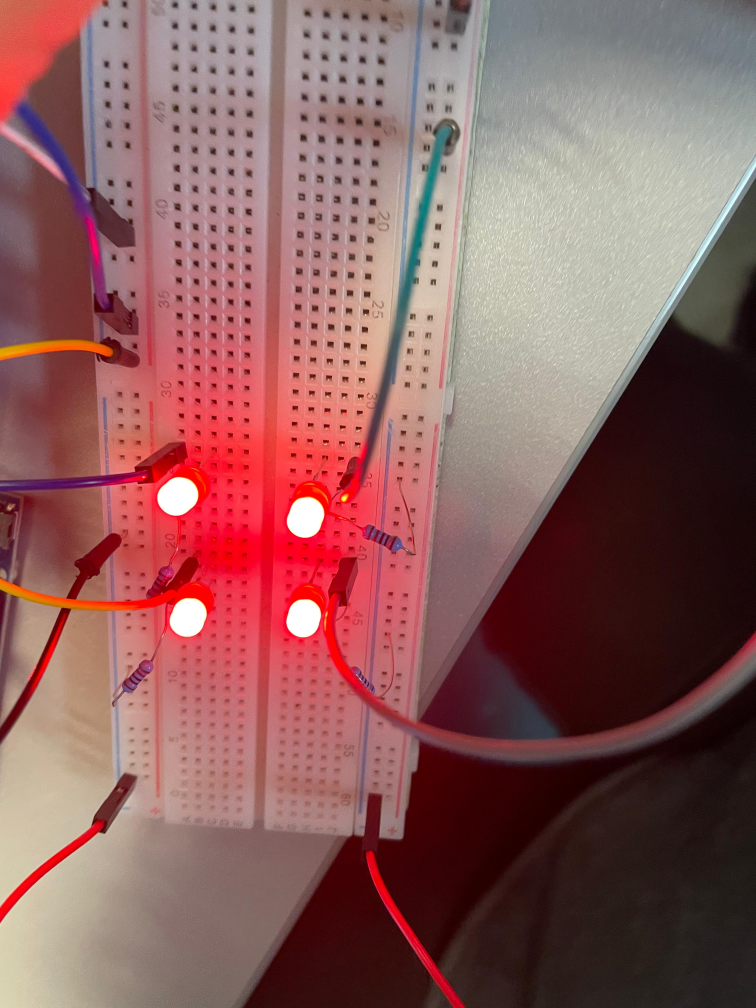
#> input picture trash/pnp/test4leds.jpeg, 3024 x 4032 px (shown at 1/4 size)
$ python seg3.py
#> lines starting #> are read from the running program, lines starting #| are printed output that depends on the picture; after the words box and inside, x2 and y2 are one past the last pixel; in counts of white or black regions, pixels touching at a corner belong together
import cv2
import numpy as np

img = cv2.imread('pnp/test4leds.jpeg', cv2.IMREAD_COLOR)
#> img is the input picture: shape (4032, 3024, 3); mean B, G, R 93, 94, 139

# Get the dimensions of the image
height, width = img.shape[:2]
#> height = 4032; width = 3024

# Define the maximum width and height for display (e.g., 800x600)
max_width = 800
max_height = 600

# Calculate the scaling factor to maintain the aspect ratio
scaling_factor = min(max_width / width, max_height / height)
#> scaling_factor = 0.149

# Resize the image using the scaling factor
resized_image = cv2.resize(img, (int(width * scaling_factor), int(height * scaling_factor)))
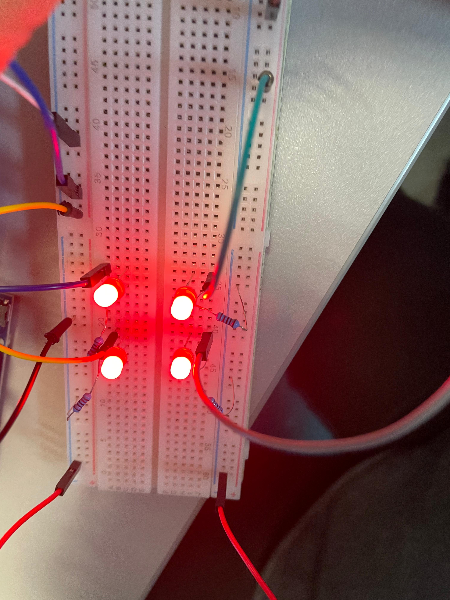
#> resized_image: shape (600, 450, 3); mean B, G, R 92.9, 93.9, 138.8

# It converts the BGR color space of image to HSV color space
hsv = cv2.cvtColor(resized_image, cv2.COLOR_BGR2HSV)
#> hsv: shape (600, 450, 3); mean H, S, V 80.6, 104.4, 139.8

# Threshold of blue in HSV space
lower_blue = np.array([60, 35, 140])
upper_blue = np.array([180, 255, 255])

# preparing the mask to overlay
mask = cv2.inRange(hsv, lower_blue, upper_blue)
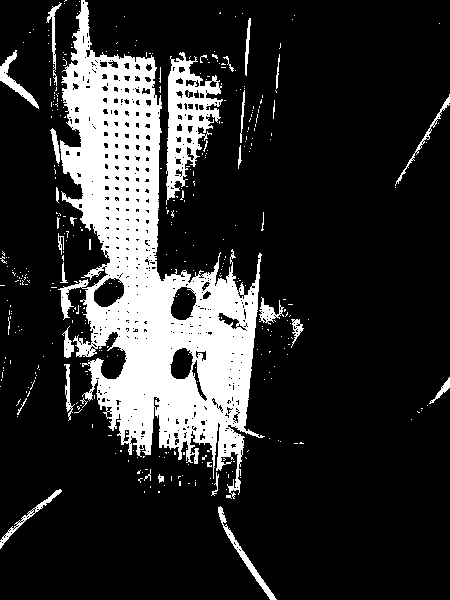
#> mask: shape (600, 450); 18.3% white; 395 white regions (362 under 20 px), largest, box (x1, y1, x2, y2) and area: (58, 0, 265, 499) 40740, (166, 52, 223, 205) 3761, (218, 506, 277, 600) 576

# The black region in the mask has the value of 0,
# so when multiplied with original image removes all non-blue regions
result = cv2.bitwise_and(resized_image, resized_image, mask=mask)
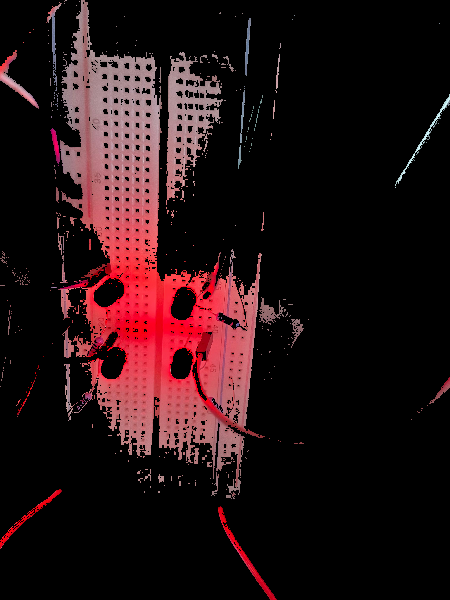
#> result: shape (600, 450, 3); mean B, G, R 19, 16.9, 36.3

cv2.imshow('img', resized_image)
cv2.imshow('mask', mask)
cv2.imshow('result', result)

cv2.waitKey(0)

cv2.destroyAllWindows()
